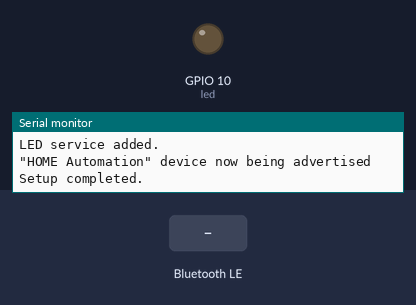
Simulated run of this sketch. Board: Seeed XIAO ESP32-C3. Parts: output pins drawn as LEDs (lit = HIGH), the last lines printed to the serial monitor. The inputs (shaded band) are chosen by the test bench. Nothing arrives over Bluetooth unless stated; a phone connects over Bluetooth LE 3 s after start.

Above: at 2.2 s.
2.3 s: Bluetooth LE write "1" received
At 4.7 s:
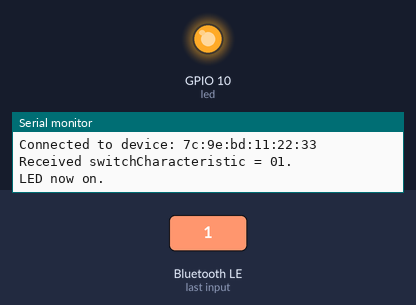
5.3 s: Bluetooth LE write "0" received
At 5.6 s:
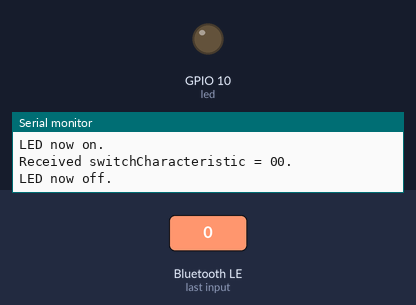
Timing chart, 0 to 8.3 s (numbered marks = the images above; inputs shaded):
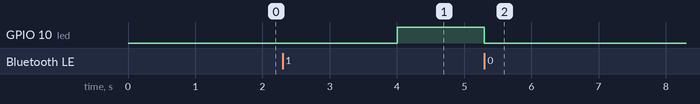

Measured:
- after the input at 2.3 s, GPIO 10 (led): LOW → HIGH after 1.7 s
- after the input at 5.3 s, GPIO 10 (led): HIGH → LOW at once

The sketch:

ble_led.ino
```cpp
// (licence header left out)
// SPDX-License-Identifier: 0BSD
```

main.cpp
```cpp
// (licence header left out)
/*
 * Bluetooth (LE) controled LED sketch for XIAO ESP32C3 in platformIO
 * Based on
 *  XIAO ESP32C3 Bluetooth Tutorial, Range test, and Home Automation
 *  @ https://www.electroniclinic.com/xiao-esp32c3-bluetooth-tutorial-range-test-and-home-automation/#XIAO_ESP32C3_Home_Automation
 *  by Shahzada Fahad (Engr)
 *
 * Turn LED on/off with either of the following Androi/IOS app:
 *  nRF Connect for Mobile
 *    Android: https://play.google.com/store/apps/details?id=no.nordicsemi.android.mcp&gl=US
 *    IOS: https://apps.apple.com/us/app/nrf-connect-for-mobile/id1054362403
 * or
 *  LightBlue
 *    Android: https://play.google.com/store/apps/details?id=com.punchthrough.lightblueexplorer&gl=US
 *    IOS: https://apps.apple.com/us/app/lightblue/id557428110
 */

#include <Arduino.h>     // Needed in PlatformIO
#include <ArduinoBLE.h>

// Connecting an external LED:
//  The diode's cathode (-, usually the short lead on the flat side of the LED) is connected to GND.
//  The diode's anode (+, usually the long lead on the round side of the LED) is connected to a
//  current limiting 240 ohm resistor. The other lead of the resistor is connected to an I/O pin.
//
int led = D10;

void setLed(int value) {
  digitalWrite(led, value);
  Serial.printf("LED now %s.\n", (digitalRead(led) ? "on" : "off"));
}

// Bluetooth® Low Energy LED Service
BLEService ledService("19B10000-E8F2-537E-4F6C-D104768A1214");

// Bluetooth® Low Energy LED Switch Characteristic - custom 128-bit UUID, readable and writable by central
BLEByteCharacteristic switchCharacteristic("19B10001-E8F2-537E-4F6C-D104768A1214", BLERead | BLEWrite);

void setup() {
  // Set the digital pin connected to the LED as an output
  pinMode(led, OUTPUT);
  digitalWrite(led, 0);

  Serial.begin();
  delay(1000);      // 1 second delay should be sufficient

  // begin initialization
  if (!BLE.begin()) {
    Serial.println("Could not start Bluetooth® Low Energy module!");
    while (1);
  }

  Serial.println("Bluetooth® Low Energy (BLE) module started.");

  // set advertised local name and service UUID:
  BLE.setLocalName("HOME Automation");            // this will appear in the App search result.
  BLE.setAdvertisedService(ledService);

  // add the characteristic to the service
  ledService.addCharacteristic(switchCharacteristic);

  // add service
  BLE.addService(ledService);
  // set the initial value for the characeristic, i.e. LED off
  switchCharacteristic.writeValue(0);
  Serial.println("LED service added.");

  BLE.advertise();
  Serial.println("\"HOME Automation\" device now being advertised");
  Serial.println("Setup completed.");
}


void loop() {
  // listen for Bluetooth® Low Energy peripherals to connect:
  BLEDevice central = BLE.central();

  // if a central is connected to peripheral:
  if (central) {
    String dName = central.deviceName();
    if (!dName.length())
      dName = central.localName();
    if (!dName.length())
      dName = "device";                 // default if no name is found for the newly connected device
    dName += ": " + central.address();  // add the latter's MAC address
    Serial.print("Connected to ");
    Serial.println(dName);

    while (central.connected()) {
      if (switchCharacteristic.written()) {
        int Rvalue=switchCharacteristic.value();
        Serial.printf("Received switchCharacteristic = %02x.\n", Rvalue);

        if ((Rvalue == 0) || (Rvalue == 1)) {
          setLed(Rvalue);
        } else {
          Serial.println("Ignored, expected 00 or 01.\n");
        }

      }
    }

    Serial.print("Disconnected from ");
    Serial.println(dName);
  }
}
```
